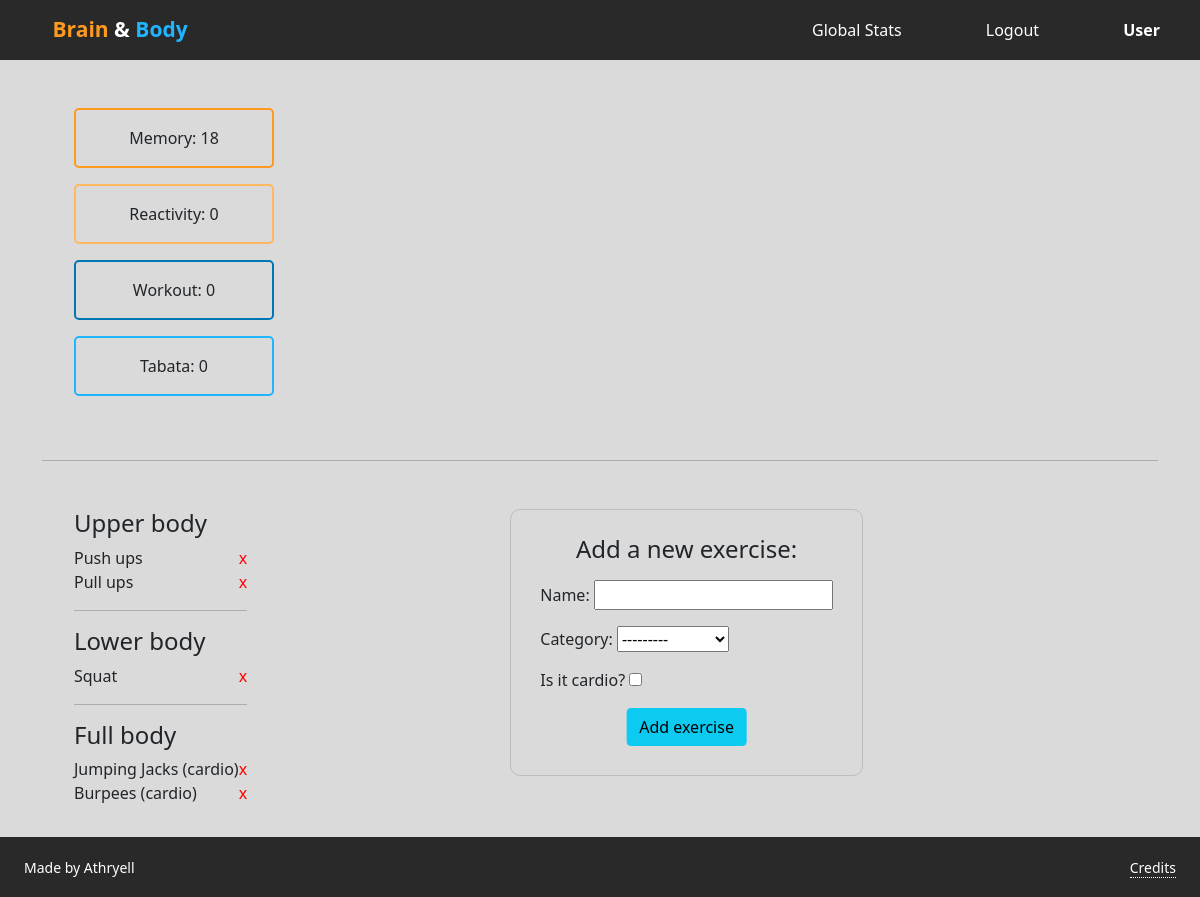
Screenshot of /profile/ale (signed in) with the database file from the repository.
### users/models.py (models this page shows, shortened)
class UserPoints(models.Model):
    user = models.OneToOneField(User, on_delete=models.CASCADE, related_name="points")
    points_workout = models.IntegerField(default=0)
    points_tabata = models.IntegerField(default=0)
    points_memory = models.IntegerField(default=0)
    points_speed = models.IntegerField(default=0)
    objects = UserPointsManager()

### body/models.py (models this page shows, shortened)
class Exercise(models.Model):
    CATEGORY_CHOICES = [
        ('Upper Body', 'Upper Body'),
        ('Lower Body', 'Lower Body'),
        ('Full Body', 'Full Body')
    ]
    name = models.CharField(max_length=32)
    category = models.CharField(max_length=16, choices=CATEGORY_CHOICES)
    isCardio = models.BooleanField(default=False)
    added_by = models.ForeignKey(User, on_delete=models.CASCADE, related_name="exercises", null=True)
    objects = ExercisesManager()

### brain_and_body/views.py (the view)
# urls.py: path('profile/<str:username>', views.profile, name="profile")
@login_required
def profile(request, username):
    stats = request.user.points
    exercises = list(Exercise.objects.filter(added_by=request.user))
    form = ExerciseForm
    return render(request, 'brain_and_body/profile.html', {
        'stats': stats,
        'exercises': exercises,
        'form': form
    })

### brain_and_body/templates/brain_and_body/profile.html (shortened to what this page needs)
{% extends "brain_and_body/base.html" %}
{% load static %}
{% block link %} <link href="{% static 'brain_and_body/profile.css'%}" rel="stylesheet"> {% endblock %}
{% block body %}
    <div class="profile-container">
        <div class="stats-container">
            <p class='p-m'>Memory: {{ stats.points_memory }}</p>
            <p class='p-s'>Reactivity: {{ stats.points_speed }}</p>
            <p class='p-w'>Workout: {{ stats.points_workout }}</p>
            <p class='p-t'>Tabata: {{ stats.points_tabata }}</p>
        </div>
        <div class='svg-container'>
            <svg></svg>
        </div>
    </div>
    <hr>
    <div class="exercises-container">
        <div>
            <h4> Upper body </h4>
            {% for e in exercises %}
                {% if e.category == 'Upper Body' %}
                    <div>
                        <p>{{ e.name }} {% if e.isCardio %}(cardio){% endif %}</p>
                        <span data-id="{{ e.id }}">x</span>
                    </div>
                {% endif %}
            {% endfor %}
            <hr>
            <h4> Lower body </h4>
            {% for e in exercises %}
                {% if e.category == 'Lower Body' %}
                    <div>
                        <p>{{ e.name }} {% if e.isCardio %}(cardio){% endif %}</p>
                        <span data-id="{{ e.id }}">x</span>
                    </div>
                {% endif %}
            {% endfor %}
            <hr>
            <h4> Full body </h4>
            {% for e in exercises %}
                {% if e.category == 'Full Body' %}
                    <div>
                        <p>{{ e.name }} {% if e.isCardio %}(cardio){% endif %}</p>
                        <span data-id="{{ e.id }}">x</span>
                    </div>
                {% endif %}
            {% endfor %}
        </div>
        <div class="div-form">
            <form action="{% url 'add_exercise' %}" method="POST">
                <h4 id='add-exercise'> Add a new exercise: </h4>
                {{ form.as_p }}
                <button class='btn btn-info' type="submit">Add exercise</button>
            </form>
        </div>
    </div>
        {% endblock %}

### brain_and_body/templates/brain_and_body/base.html (shortened to what this page needs)
{% load static %}
<!DOCTYPE html>
<html lang="en">
    <head>
        <link href="https://cdn.jsdelivr.net/npm/bootstrap@5.1.3/dist/css/bootstrap.min.css" rel="stylesheet">
        <link href="{% static 'brain_and_body/base.css' %}" rel="stylesheet">
        {% block link %}{% endblock %}
    </head>
    <body>
        <nav>
            <ul>
                <div id="logo">
                    <li>
                        <a href="{% url 'home' %}"><strong>
                            <span id="brain-text">Brain</span>
                            <span id="and-text">&</span>
                            <span id="body-text">Body</span></strong></a>
                    </li>
                </div>
                <div id='responsive-menu'>
                    {% if user.is_authenticated %}
                        <li>
                            <a href="{% url 'global_stats' %}">Global Stats</a>
                        </li>
                        <li>
                            {% if 'profile' in request.path %}
                                <a href="{% url 'logout' %}">Logout</a>
                            {% else %}
                                <a href="{% url 'profile' request.user.username %}">Profile</a>
                            {% endif %}
                        </li>
                        <li>
                            <a href="{% url 'profile' request.user.username %}"><strong>{{ user.username|title }}</strong></a>
                        </li>
                    {% endif %}
                </ul>
        </nav>
        <div id='block-body' class="container content">
            {% block body %}
            {% endblock %}
        </div>
        <footer>
            <nav>
                <ul>
                    <li>
                        <small>Made by Athryell</small>
                    </li>
                    <li>
                        <div class='tooltip-credits'>
                            <small>Credits</small>
                        </div>
                    </li>
                </ul>
            </nav>
        </footer>
    </body>
</html>

### brain_and_body/static/brain_and_body/base.css (style rules this page uses)
html { scroll-behavior: smooth; }
#brain-text { color: #FE9A1F; }
#body-text { color: #21B4FF; }
a { text-decoration: none; margin: 0; padding: 0 1em; color: #fff; }
ul { padding: 0; }
ul li { display: inline-block; padding: 0 1.5em; }
body { background-color: #dadada; position: relative; }
body .content { min-height: calc(100vh - 60px - 30px); }
body nav { height: 60px; background: #292929; }
body nav #responsive-menu { display: inline-block; }
body nav ul { height: 100%; list-style: none; display: flex; justify-content: space-between; vertical-align: middle; }
body nav ul #logo { font-size: 21px; margin: auto 0; }
body nav ul #responsive-menu { margin: auto 0; }
body footer { height: 30px; width: 100%; background-color: #292929; color: #fff; }
body footer ul { margin: 0; display: flex; justify-content: space-between; }
body footer ul li { display: flex; align-items: center; }
.tooltip-credits { position: relative; display: inline-block; }
.tooltip-credits small { border-bottom: 1px dotted white; }

### brain_and_body/static/brain_and_body/profile.css (style rules this page uses)
.profile-container { padding: 2em; display: flex; }
.profile-container .stats-container { text-align: center; min-width: 200px; }
.profile-container .stats-container p { border-radius: 5px; padding: 1em; margin: 1em 0; }
.profile-container .stats-container .p-m { border: 2px solid #FE9A1F; }
.profile-container .stats-container .p-s { border: 2px solid #FFB761; }
.profile-container .stats-container .p-w { border: 2px solid #0077B4; }
.profile-container .stats-container .p-t { border: 2px solid #21B4FF; }
.profile-container .svg-container { min-height: 300px; display: flex; justify-content: center; }
.exercises-container { padding: 2em; display: flex; }
.exercises-container h4 { padding: 0; }
.exercises-container p { display: inline; padding: 0; margin: 0; }
.exercises-container span { float: right; color: red; }
.exercises-container .div-form { margin: 0 auto; }
.exercises-container .div-form form { padding: 13px; margin-bottom: 20px; border: 1px solid #bdbdbd; border-radius: 10px; }
.exercises-container .div-form form h4 { text-align: center; margin-top: 0.5em; }
.exercises-container .div-form form p { display: block; margin: 1em; }
.exercises-container .div-form form button { margin-left: 50%; margin-bottom: 1em; transform: translateX(-50%); }

### rows the page displays
UserPoints: points_memory "18", points_speed "0", points_workout "0", points_tabata "0"
Exercise: name "Push ups"
Exercise: name "Pull ups"
Exercise: name "Squat"
Exercise: name "Jumping Jacks", isCardio "(cardio)"
Exercise: name "Burpees", isCardio "(cardio)"

### other values shown
{{ user.username|title }} "User"
